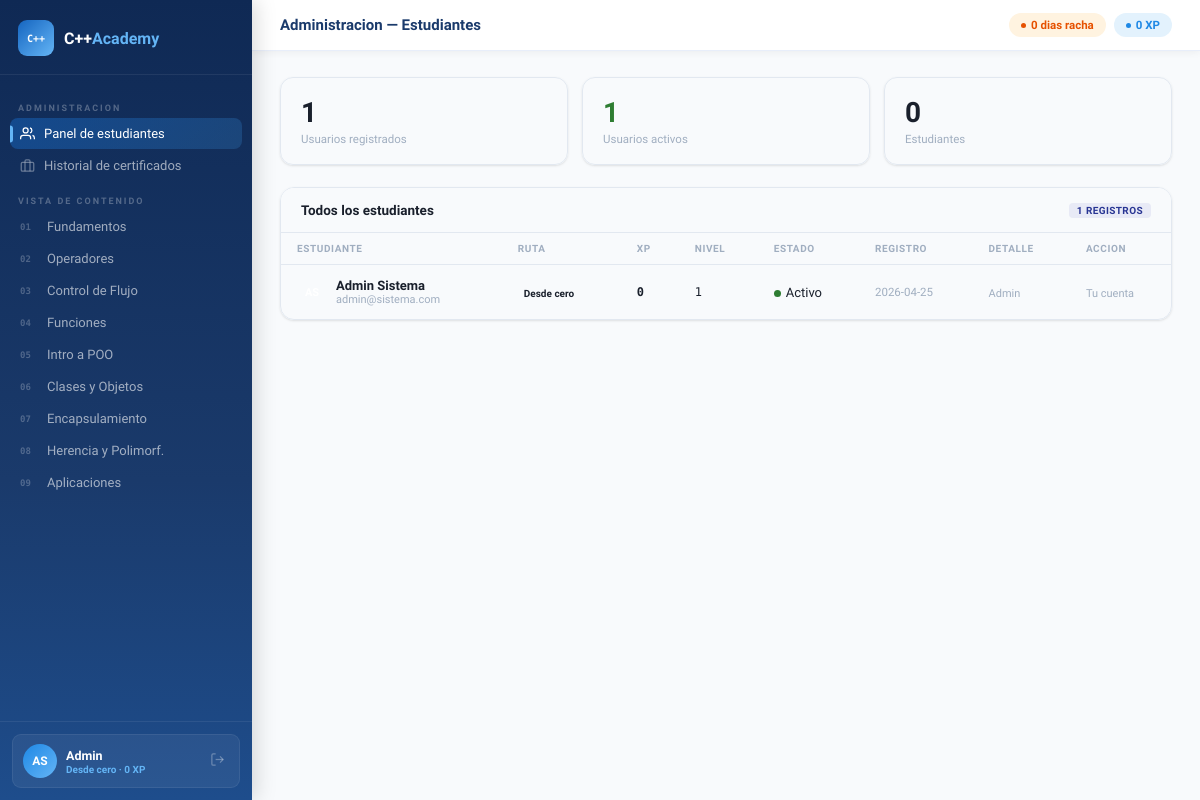
Page /admin (signed in) on the earlier database version.
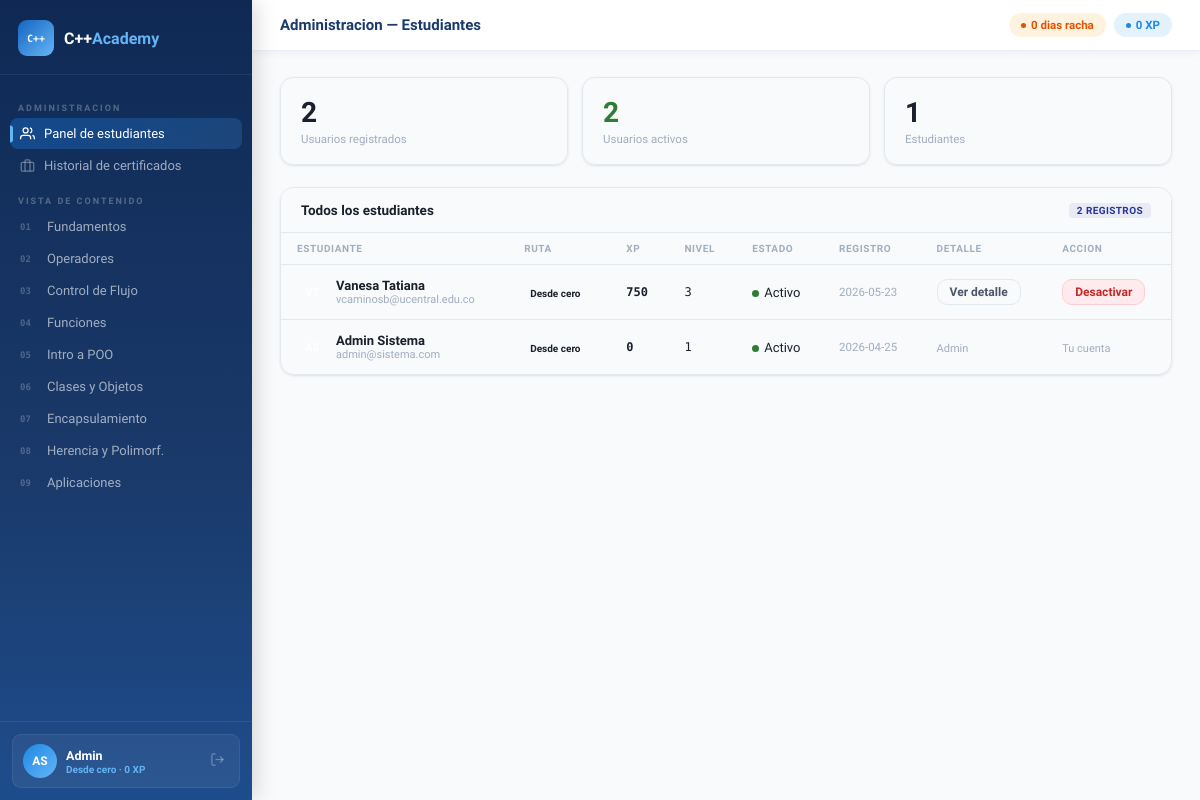
Same page on the later database version.
### tables this page shows
CREATE TABLE usuarios(
        id             INTEGER PRIMARY KEY AUTOINCREMENT,
        nombre         TEXT NOT NULL,
        apellido        TEXT NOT NULL,
        email           TEXT NOT NULL UNIQUE,
        password_hash   TEXT NOT NULL,
        rol_id          INTEGER NOT NULL DEFAULT 2,
        ruta_aprendizaje TEXT DEFAULT 'desde_cero',
        activo          INTEGER NOT NULL DEFAULT 1,
        xp              INTEGER NOT NULL DEFAULT 0,
        racha           INTEGER NOT NULL DEFAULT 0,
        nivel           INTEGER NOT NULL DEFAULT 1,
        ultimo_modulo   INTEGER DEFAULT NULL,
        ultima_leccion  INTEGER DEFAULT NULL,
        fecha_registro  TEXT NOT NULL DEFAULT (datetime('now')),
        FOREIGN KEY(rol_id) REFERENCES roles(id));

### routes/course_routes.py (the view)
@course_bp.route('/admin')
@login_required
@solo_admin
def admin_panel():
    usuarios = obtener_todos_usuarios()
    conn = __import__('models.database', fromlist=['get_connection']).get_connection()
    proyectos = conn.execute("""
        SELECT pf.*, u.nombre, u.apellido, u.email
        FROM proyecto_final pf JOIN usuarios u ON u.id=pf.usuario_id
        WHERE pf.estado='entregado' ORDER BY pf.fecha_entrega DESC
    """).fetchall()
    conn.close()
    sg = {
        'total':          len(usuarios),
        'activos':        sum(1 for u in usuarios if u['activo']),
        'estudiantes':    sum(1 for u in usuarios if u['rol'] == 'Estudiante'),
        'proyectos_pend': len(proyectos),
    }
    return render_template('admin/panel.html',
                           usuarios=usuarios, stats_global=sg, proyectos=proyectos)

### app.py (called while the page is built)
@app.before_request
def cargar_usuario():
    from models.user import User
    user_id = session.get('user_id')
    if user_id:
        try:
            u = User.get_by_id(int(user_id))
            g.user = u
        except Exception:
            g.user = None
            session.clear()
    else:
        g.user = None

@app.context_processor
def inject_user():
    user = g.get('user', None)
    return dict(current_user=user)

### controllers/course_controller.py (called while the page is built)
def obtener_todos_usuarios():
    conn = get_connection()
    rows = conn.execute("""
        SELECT u.id, u.nombre, u.apellido, u.email, u.xp, u.nivel,
               u.activo, u.ruta_aprendizaje, r.nombre AS rol, u.fecha_registro
        FROM usuarios u JOIN roles r ON r.id=u.rol_id
        ORDER BY u.fecha_registro DESC
    """).fetchall()
    conn.close()
    return [dict(r) for r in rows]

### models/database.py (called while the page is built)
def get_connection():
    conn = sqlite3.connect(DB_PATH)
    conn.row_factory = sqlite3.Row
    conn.execute("PRAGMA foreign_keys = ON")
    return conn

### models/user.py (called while the page is built)
    @property
    def iniciales(self):
        a=self.apellido[0] if self.apellido else ''
        return (self.nombre[0]+a).upper()

    @property
    def es_admin(self): return self.rol_id==1

### templates/admin/panel.html (shortened to what this page needs)
{% extends "shared/base.html" %}
{% block page_title %}Administracion — Estudiantes{% endblock %}
{% block content %}
<div class="admin-stats anim">
  <div class="adstat">
    <div class="adstat-val" style="color:var(--accent)">{{ stats_global.total }}</div>
    <div class="adstat-lbl">Usuarios registrados</div>
  </div>
  <div class="adstat">
    <div class="adstat-val" style="color:var(--green)">{{ stats_global.activos }}</div>
    <div class="adstat-lbl">Usuarios activos</div>
  </div>
  <div class="adstat">
    <div class="adstat-val" style="color:var(--cyan)">{{ stats_global.estudiantes }}</div>
    <div class="adstat-lbl">Estudiantes</div>
  </div>
</div>
<div class="tbl-wrap anim anim-d1">
  <div class="tbl-head">
    <span class="card-title">Todos los estudiantes</span>
    <span class="tag tag-indigo">{{ usuarios|length }} registros</span>
  </div>
  <table>
    <thead>
      <tr>
        <th>Estudiante</th>
        <th>Ruta</th>
        <th>XP</th>
        <th>Nivel</th>
        <th>Estado</th>
        <th>Registro</th>
        <th>Detalle</th>
        <th>Accion</th>
      </tr>
    </thead>
    <tbody>
      {% for u in usuarios %}
      <tr>
        <td><div class="u-cell">
          <div class="u-av">{{ (u.nombre[0]+u.apellido[0]).upper() }}</div>
          <div><div class="u-name">{{ u.nombre }} {{ u.apellido }}</div><div class="u-email">{{ u.email }}</div></div>
        </div></td>
        <td><span class="ruta-badge">{{ {'desde_cero':'Desde cero','con_conocimientos':'Con conocimientos','reforzar':'Reforzar'}.get(u.ruta_aprendizaje,'N/A') }}</span></td>
        <td style="font-family:'Space Mono',monospace;font-size:12px;color:var(--accent);font-weight:700">{{ u.xp }}</td>
        <td style="font-family:'Space Mono',monospace;font-size:12px">{{ u.nivel }}</td>
        <td><span class="{% if u.activo %}dot-g{% else %}dot-r{% endif %}"></span>{{ 'Activo' if u.activo else 'Inactivo' }}</td>
        <td style="color:var(--text3);font-size:11.5px">{{ u.fecha_registro[:10] }}</td>
        <td>
          {% if u.rol == 'Estudiante' %}
          <a href="{{ url_for('course.admin_estudiante', uid=u.id) }}" class="btn btn-secondary btn-sm">Ver detalle</a>
          {% else %}
          <span style="font-size:11px;color:var(--text3)">Admin</span>
          {% endif %}
        </td>
        <td>
          {% if u.id != current_user.id %}
          <form method="POST" action="{{ url_for('course.admin_toggle', uid=u.id) }}" style="display:inline">
            <button type="submit" class="btn btn-sm {% if u.activo %}btn-danger{% else %}btn-secondary{% endif %}">
              {{ 'Desactivar' if u.activo else 'Activar' }}
            </button>
          </form>
          {% else %}
          <span style="font-size:11px;color:var(--text3)">Tu cuenta</span>
          {% endif %}
        </td>
      </tr>
      {% endfor %}
    </tbody>
  </table>
</div>
{% endblock %}

### templates/shared/base.html (shortened to what this page needs)
<!DOCTYPE html>
<html lang="es">
<head>
</head>
<body>
{% if current_user is not none and current_user.id %}
<div class="app-shell">
  <aside class="sidebar">
    <div class="sb-logo">
      <div class="sb-logo-icon">C++</div>
      <div class="sb-logo-name">C++<span>Academy</span></div>
    </div>
    <nav class="sb-nav">
      {% if current_user.es_admin %}
      <div class="sb-sec">Administracion</div>
      <a href="{{ url_for('course.admin_panel') }}" class="sb-link {% if request.endpoint=='course.admin_panel' %}active{% endif %}">
        <svg viewBox="0 0 24 24" fill="none" stroke="currentColor" stroke-width="2"><path d="M17 21v-2a4 4 0 0 0-4-4H5a4 4 0 0 0-4 4v2"/><circle cx="9" cy="7" r="4"/><path d="M23 21v-2a4 4 0 0 0-3-3.87"/><path d="M16 3.13a4 4 0 0 1 0 7.75"/></svg>
        Panel de estudiantes
      </a>
      <a href="{{ url_for('course.certificado') }}" class="sb-link {% if request.endpoint=='course.certificado' %}active{% endif %}">
        <svg viewBox="0 0 24 24" fill="none" stroke="currentColor" stroke-width="2"><rect x="2" y="7" width="20" height="14" rx="2"/><path d="M16 21V5a2 2 0 0 0-2-2h-4a2 2 0 0 0-2 2v16"/></svg>
        Historial de certificados
      </a>
      <div class="sb-sec">Vista de contenido</div>
      {% endif %}
      {% set mnms={1:'Fundamentos',2:'Operadores',3:'Control de Flujo',4:'Funciones',5:'Intro a POO',6:'Clases y Objetos',7:'Encapsulamiento',8:'Herencia y Polimorf.',9:'Aplicaciones'} %}
      {% set maccs=[] %}
      {% for i in range(1,10) %}
      <a href="{{ url_for('course.modulo', numero=i) }}"
         class="sb-link {% if request.endpoint=='course.modulo' and request.view_args.numero==i %}active{% endif %}">
        <span class="sb-link-num">{{ '%02d'|format(i) }}</span>
        {{ mnms[i] }}
      </a>
      {% endfor %}
    </nav>
    <div class="sb-foot">
      <div class="sb-user">
        <div class="sb-av">{{ current_user.iniciales }}</div>
        <div class="sb-uinfo">
          <div class="sb-uname">{{ current_user.nombre }}</div>
          <div class="sb-urole">
            {% if current_user.ruta_aprendizaje=='desde_cero' %}Desde cero
            {% elif current_user.ruta_aprendizaje=='intermedio' %}Nivel intermedio
            {% else %}Nivel avanzado{% endif %}
            &middot; {{ current_user.xp }} XP</div>
        </div>
        <a href="{{ url_for('auth.logout') }}" class="sb-logout" title="Salir">
          <svg width="15" height="15" viewBox="0 0 24 24" fill="none" stroke="currentColor" stroke-width="2"><path d="M9 21H5a2 2 0 0 1-2-2V5a2 2 0 0 1 2-2h4"/><polyline points="16 17 21 12 16 7"/><line x1="21" y1="12" x2="9" y2="12"/></svg>
        </a>
      </div>
    </div>
  </aside>
  <div class="main-area">
    <header class="topbar">
      <div class="topbar-title">{% block page_title %}C++ Academy{% endblock %}</div>
      <div class="topbar-pills">
        <span class="pill pill-amber"><span class="pill-dot"></span>{{ current_user.racha }} dias racha</span>
        <span class="pill pill-blue"><span class="pill-dot"></span>{{ current_user.xp }} XP</span>
      </div>
    </header>
    <main class="page-content">
      {% block content %}{% endblock %}
    </main>
  </div>
</div>
{% else %}
{% block auth_content %}{% endblock %}
{% endif %}
</body>
</html>

Differences in the rows shown:
added usuarios: nombre "Vanesa", apellido "Tatiana", email "vcaminosb@ucentral.edu.co", ruta_aprendizaje "Desde cero", xp "750", nivel "3", activo "Activo", fecha_registro "2026-05-23", activo "Desactivar"
Other differences:
{{ stats_global.total }}: "1" → "2"
{{ stats_global.activos }}: "1" → "2"
{{ stats_global.estudiantes }}: "0" → "1"
{{ usuarios|length }}: "1" → "2"
